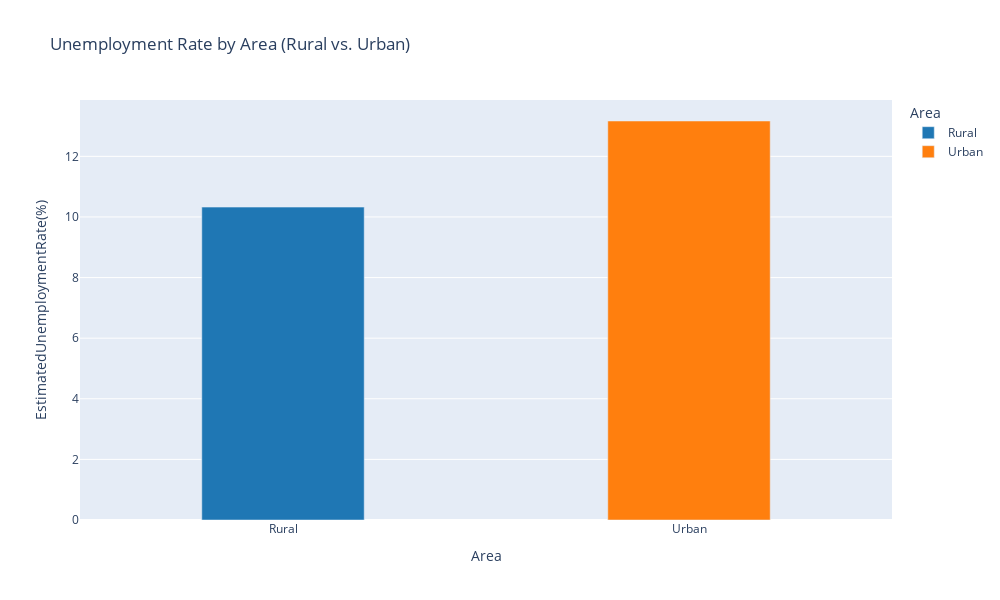

This figure's notebook cell:
### Code cell
# Unemployment Rate by Area (Rural vs. Urban)
fig = px.bar(df.groupby('Area')['EstimatedUnemploymentRate(%)'].mean().reset_index(), 
               x='Area', y='EstimatedUnemploymentRate(%)', color='Area', color_discrete_sequence=px.colors.qualitative.D3, title='Unemployment Rate by Area (Rural vs. Urban)')
fig.update_layout(width=1000, height=600, bargap=0.6)
fig.show()

### Figure 1 — Plotly figure (JSON) as saved in the notebook; plotly's stock layout.template omitted (floating-point values rounded to 4 significant figures)
{"data": [{"hovertemplate": "Area=%{x}<br>EstimatedUnemploymentRate(%)=%{y}<extra></extra>", "legendgroup": "Rural", "marker": {"color": "#1F77B4", "pattern": {"shape": ""}}, "name": "Rural", "orientation": "v", "showlegend": true, "textposition": "auto", "type": "bar", "x": ["Rural"], "xaxis": "x", "y": [10.32], "yaxis": "y"}, {"hovertemplate": "Area=%{x}<br>EstimatedUnemploymentRate(%)=%{y}<extra></extra>", "legendgroup": "Urban", "marker": {"color": "#FF7F0E", "pattern": {"shape": ""}}, "name": "Urban", "orientation": "v", "showlegend": true, "textposition": "auto", "type": "bar", "x": ["Urban"], "xaxis": "x", "y": [13.17], "yaxis": "y"}], "layout": {"bargap": 0.6, "barmode": "relative", "height": 600, "legend": {"title": {"text": "Area"}, "tracegroupgap": 0}, "title": {"text": "Unemployment Rate by Area (Rural vs. Urban)"}, "width": 1000, "xaxis": {"anchor": "y", "categoryarray": ["Rural", "Urban"], "categoryorder": "array", "domain": [0, 1], "title": {"text": "Area"}}, "yaxis": {"anchor": "x", "domain": [0, 1], "title": {"text": "EstimatedUnemploymentRate(%)"}}}}
